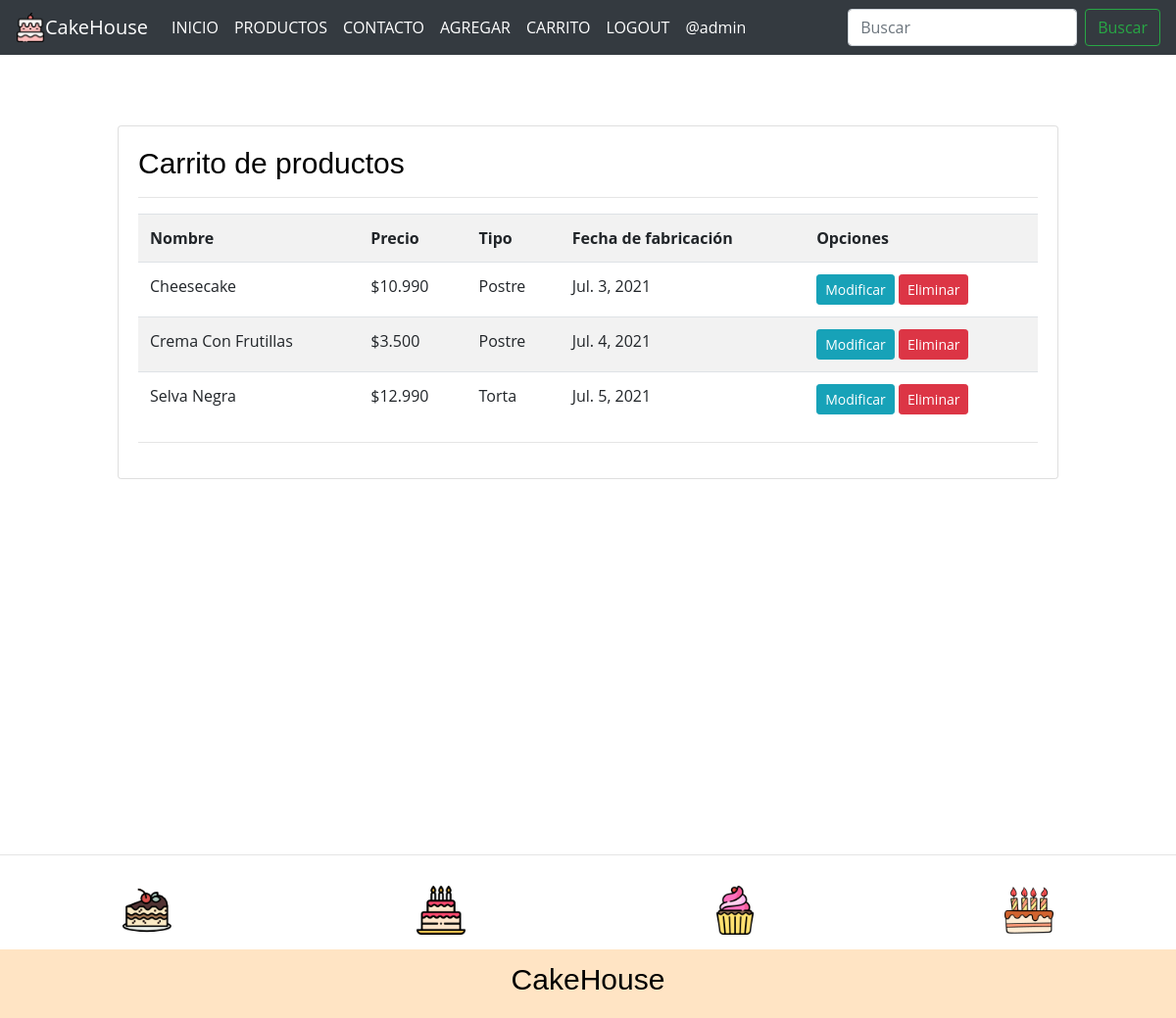
The app's page /listar-productos/ (signed in) with its own data.
### app/models.py (models this page shows, shortened)
class Producto(models.Model):
    nombre = models.CharField(max_length=50)
    precio = models.IntegerField()
    descripcion = models.TextField()
    tipo = models.ForeignKey(Tipo, on_delete=models.PROTECT)
    fecha_fabricacion = models.DateField()
    image = models.ImageField(upload_to="productos", null=True)

class Tipo(models.Model):
    nombre = models.CharField(max_length=50)
    def __str__(self):
        return self.nombre

### app/views.py (the view)
# urls.py: path('listar-productos/', listar_productos, name="listar_productos"),
@permission_required('app.view_producto')
def listar_productos(request):
    productos = Producto.objects.all()
    page = request.GET.get('page', 1)
    try:
        paginator = Paginator(productos, 5)
        productos = paginator.page(page)
    except:
        raise Http404
    data = {
        'entity': productos, 'paginator': paginator}
    return render(request, 'app/producto/listar.html', data)

### app/templates/app/producto/listar.html (shortened to what this page needs)
{% extends 'app/base.html' %}
{% block contenido %}
{% load humanize %}
<br><br><br>
<div class="card">
    <div class="card-body">
        <h3>Carrito de productos</h3>
        <hr>
        <table class="table table-striped table-hover table-responsive-sm">
            <tr>
                <th>Nombre</th>
                <th>Precio</th>
                <th>Tipo</th>
                <th>Fecha de fabricación</th>
                <th>Opciones</th>
            </tr>
            {% for p in entity %}
            <tr>
                <td>{{ p.nombre | title }}</td>
                <td>${{ p.precio | intcomma }}</td>
                <td>{{ p.tipo | title }}</td>
                <td>{{ p.fecha_fabricacion }}</td>
                <td>
                    {% if perms.app.change_producto %}
                    <a href="{% url 'modificar_producto' p.id %}" class="btn btn-info btn-sm">Modificar</a>
                    {% endif %}
                    {% if perms.app.delete_producto %}
                    <a href="#" onclick="eliminarProducto({{ p.id }})" class="btn btn-danger btn-sm">Eliminar</a>
                    {% endif %}
                </td>
            </tr>
            {% endfor %}
        </table>
        <hr>
    </div>
</div>
{% endblock %}

### app/templates/app/base.html (shortened to what this page needs)
<!DOCTYPE html>
<html lang="es">
<head>
    <link rel="stylesheet" href="https://cdn.jsdelivr.net/bxslider/4.2.12/jquery.bxslider.css">
    {% load static %}
    <link rel="stylesheet" href="https://cdn.jsdelivr.net/npm/bootstrap@4.6.0/dist/css/bootstrap.min.css"
>
    <link rel="stylesheet" href="{% static 'app/css/estilos.css' %}">
</head>
<body>
    <nav class="navbar navbar-expand-md navbar-dark bg-dark">
        <img src="{% static 'app/img/pastel.png' %}" alt="" width="30" height="30">
        <a class="navbar-brand" href="{% url 'home' %}">CakeHouse</a>
        <div class="collapse navbar-collapse" id="navbarSupportedContent">
            <ul class="navbar-nav mr-auto">
                <li class="nav-item active">
                    <a class="nav-link" href="{% url 'home' %}">INICIO<span class="sr-only">(current)</span></a>
                </li>
                <li class="nav-item active">
                    <a class="nav-link" href="{% url 'productos' %}">PRODUCTOS<span class="sr-only">(current)</span></a>
                </li>
                <li class="nav-item active">
                    <a class="nav-link" href="{% url 'contacto' %}">CONTACTO<span class="sr-only">(current)</span></a>
                </li>
                {% if perms.app.add_producto %}
                <li class="nav-item active">
                    <a class="nav-link" href="{% url 'agregar_producto' %}">AGREGAR</a>
                </li>
                {% endif %}
                {% if perms.app.view_producto %}
                <li class="nav-item active">
                    <a class="nav-link" href="{% url 'listar_productos' %}">CARRITO</a>
                </li>
                {% endif %}
                {% if user.is_authenticated %}
                <li class="nav-item active">
                    <a class="nav-link" href="{% url 'logout' %}">LOGOUT<span class="sr-only">(current)</span></a>
                </li>
                <li class="nav-item active">
                    <a class="nav-link" href="#">@{{ user.username }}<span class="sr-only">(current)</span></a>
                </li>
                {% endif %}
            </ul>
            <form class="form-inline my-2 my-lg-0">
                <input class="form-control mr-sm-2" type="search" placeholder="Buscar" aria-label="Buscar">
                <button class="btn btn-outline-success my-2 my-sm-0" type="submit">Buscar</button>
            </form>
        </div>
    </nav>
    <div id="contenido">
        {% block contenido %}
        {% endblock %}
    </div>
    <hr>
    <footer>
        <div class="marcas">
            <img src="{% static 'app/img/footer/pastel2.png' %}" alt="">
            <img src="{% static 'app/img/footer/pastel3.png' %}" alt="">
            <img src="{% static 'app/img/footer/pastel4.png' %}" alt="">
            <img src="{% static 'app/img/footer/pastel5.png' %}" alt="">
        </div>
        <div class="logo_footer">
            <h3>CakeHouse</h3>
        </div>
    </footer>
</body>
</html>

### app/static/app/css/estilos.css (style rules this page uses)
* { margin:0; padding:0; }
body { background-color: rgb(255, 255, 255); font-family: 'Open Sans', sans-serif; }
nav { display: flex; justify-content: flex-end; align-items: center; height: 100%; }
nav a { color:white; text-decoration: none; }
#contenido { width: 80%; margin:auto; max-width: 1280px; min-height: 100vh; }
footer { width: 100%; height: 300px; background-color: bisque; }
footer > .marcas { width: 100%; height: 80px; background-color: #4A5568; display: flex; justify-content: space-around; align-items: center; }
footer > .marcas > img { width: 50px; }
footer > .logo_footer { display: flex; justify-content: center; align-items: center; height: calc(100% - 80px); }

### app/templates/app/base.html (style rules this page uses)
h3 { color: #000000; font-weight: normal; font-size: 30px; font-family: Arial; }
footer { width: 100%; height: 150px; background-color: bisque; }
footer > .marcas { width: 100%; height: 80px; background-color: rgb(255, 255, 255); display: flex; justify-content: space-around; align-items: center; }

### records on screen
Producto: nombre "Cheesecake", precio "10.990", tipo "Postre", fecha_fabricacion "Jul. 3, 2021"
Producto: nombre "Crema Con Frutillas", precio "3.500", tipo "Postre", fecha_fabricacion "Jul. 4, 2021"
Producto: nombre "Selva Negra", precio "12.990", tipo "Torta", fecha_fabricacion "Jul. 5, 2021"

### other values on screen
{{ user.username }} "admin"
